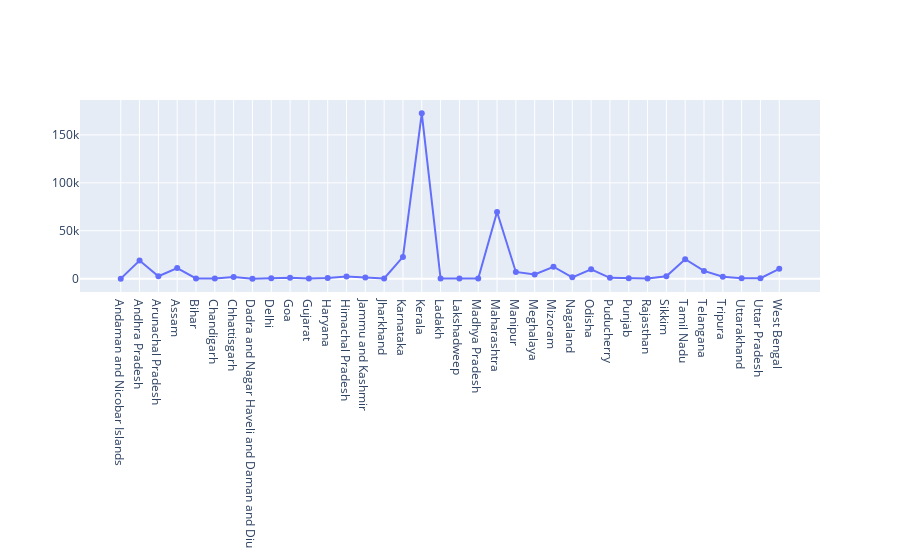

Notebook code for this chart:
### Code cell
# Scatterplot using plotly to display the ongoing cases in each state and union territory

p = go.Figure()
p.add_trace(go.Scatter( x=covid_india_2.index,  y=covid_india_2.Ongoing, 
                        mode='lines+markers'))

iplot(p)

#hover over the plot line for exact number of cases
#can zoom in and zoom out to view specific  as well  [top right corner/ directly via plot by dragging selecting that section]

### Figure 1 — Plotly figure (JSON) as saved in the notebook; plotly's stock layout.template omitted (floating-point values rounded to 4 significant figures)
{"data": [{"mode": "lines+markers", "type": "scatter", "x": ["Andaman and Nicobar Islands", "Andhra Pradesh", "Arunachal Pradesh", "Assam", "Bihar", "Chandigarh", "Chhattisgarh", "Dadra and Nagar Haveli and Daman and Diu", "Delhi", "Goa", "Gujarat", "Haryana", "Himachal Pradesh", "Jammu and Kashmir", "Jharkhand", "Karnataka", "Kerala", "Ladakh", "Lakshadweep", "Madhya Pradesh", "Maharashtra", "Manipur", "Meghalaya", "Mizoram", "Nagaland", "Odisha", "Puducherry", "Punjab", "Rajasthan", "Sikkim", "Tamil Nadu", "Telangana", "Tripura", "Uttarakhand", "Uttar Pradesh", "West Bengal"], "y": [7, 18882, 2536, 11045, 281, 31, 1623, 4, 504, 943, 206, 672, 2318, 1298, 208, 22702, 172505, 74, 47, 136, 69565, 6984, 4427, 12427, 1374, 9722, 851, 460, 197, 2567, 20363, 8112, 2076, 444, 545, 10215]}], "layout": {}}
